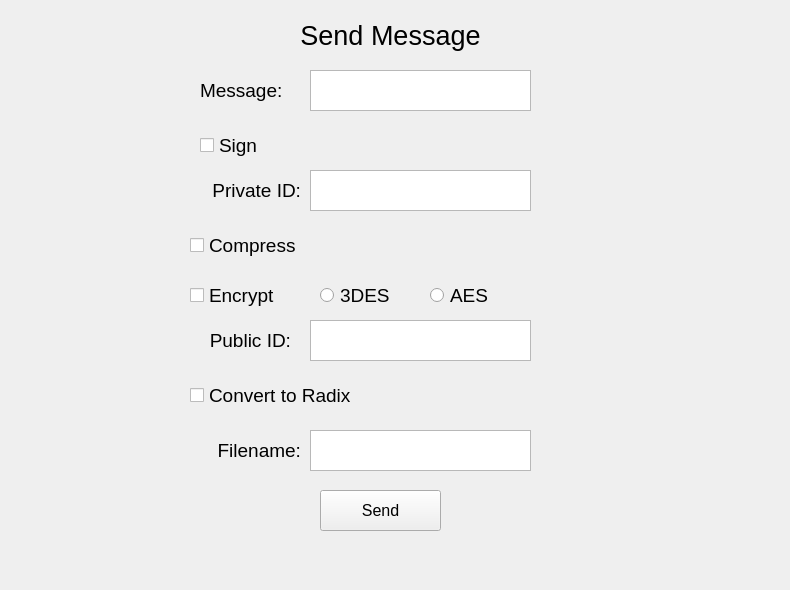
    <widget class="QWidget" name="sendMessageTab">
     <attribute name="title">
      <string>Send Message</string>
     </attribute>
     <widget class="QTextEdit" name="sendMessageInputText">
      <property name="geometry">
       <rect>
        <x>310</x>
        <y>70</y>
        <width>221</width>
        <height>41</height>
       </rect>
      </property>
      <property name="font">
       <font>
        <pointsize>12</pointsize>
        <weight>50</weight>
        <italic>false</italic>
        <bold>false</bold>
        <underline>false</underline>
        <kerning>true</kerning>
       </font>
      </property>
     </widget>
     <widget class="QLabel" name="sendMessageLabel2">
      <property name="geometry">
       <rect>
        <x>200</x>
        <y>70</y>
        <width>101</width>
        <height>41</height>
       </rect>
      </property>
      <property name="font">
       <font>
        <family>Arial</family>
        <pointsize>14</pointsize>
        <weight>50</weight>
        <italic>false</italic>
        <bold>false</bold>
        <underline>false</underline>
        <kerning>true</kerning>
       </font>
      </property>
      <property name="text">
       <string>Message:</string>
      </property>
     </widget>
     <widget class="QCheckBox" name="sendSignCheckBox">
      <property name="geometry">
       <rect>
        <x>200</x>
        <y>130</y>
        <width>81</width>
        <height>31</height>
       </rect>
      </property>
      <property name="font">
       <font>
        <pointsize>14</pointsize>
        <weight>50</weight>
        <italic>false</italic>
        <bold>false</bold>
        <underline>false</underline>
        <kerning>true</kerning>
       </font>
      </property>
      <property name="text">
       <string>Sign</string>
      </property>
     </widget>
     <widget class="QLabel" name="sendPrivateIDSignLabel">
      <property name="geometry">
       <rect>
        <x>190</x>
        <y>170</y>
        <width>111</width>
        <height>41</height>
       </rect>
      </property>
      <property name="font">
       <font>
        <family>Arial</family>
        <pointsize>14</pointsize>
        <weight>50</weight>
        <italic>false</italic>
        <bold>false</bold>
        <underline>false</underline>
        <kerning>true</kerning>
       </font>
      </property>
      <property name="text">
       <string>Private ID:</string>
      </property>
      <property name="alignment">
       <set>Qt::AlignRight|Qt::AlignTrailing|Qt::AlignVCenter</set>
      </property>
     </widget>
     <widget class="QTextEdit" name="sendSignPrivateIDInput">
      <property name="geometry">
       <rect>
        <x>310</x>
        <y>170</y>
        <width>221</width>
        <height>41</height>
       </rect>
      </property>
      <property name="font">
       <font>
        <pointsize>12</pointsize>
        <weight>50</weight>
        <italic>false</italic>
        <bold>false</bold>
        <underline>false</underline>
        <kerning>true</kerning>
       </font>
      </property>
      <property name="styleSheet">
       <string notr="true"/>
      </property>
     </widget>
     <widget class="QCheckBox" name="sendCompressCheckBox">
      <property name="geometry">
       <rect>
        <x>190</x>
        <y>230</y>
        <width>131</width>
        <height>31</height>
       </rect>
      </property>
      <property name="font">
       <font>
        <pointsize>14</pointsize>
        <weight>50</weight>
        <italic>false</italic>
        <bold>false</bold>
        <underline>false</underline>
        <kerning>true</kerning>
       </font>
      </property>
      <property name="text">
       <string>Compress</string>
      </property>
     </widget>
     <widget class="QCheckBox" name="sendEncryptCheckBox">
      <property name="geometry">
       <rect>
        <x>190</x>
        <y>280</y>
        <width>111</width>
        <height>31</height>
       </rect>
      </property>
      <property name="font">
       <font>
        <pointsize>14</pointsize>
        <weight>50</weight>
        <italic>false</italic>
        <bold>false</bold>
        <underline>false</underline>
        <kerning>true</kerning>
       </font>
      </property>
      <property name="text">
       <string>Encrypt</string>
      </property>
     </widget>
     <widget class="QTextEdit" name="sendEncryptPublicIDInputText">
      <property name="geometry">
       <rect>
        <x>310</x>
        <y>320</y>
        <width>221</width>
        <height>41</height>
       </rect>
      </property>
      <property name="font">
       <font>
        <pointsize>12</pointsize>
        <weight>50</weight>
        <italic>false</italic>
        <bold>false</bold>
        <underline>false</underline>
        <kerning>true</kerning>
       </font>
      </property>
     </widget>
     <widget class="QLabel" name="sendPublicIDEncryptLabel">
      <property name="geometry">
       <rect>
        <x>190</x>
        <y>320</y>
        <width>101</width>
        <height>41</height>
       </rect>
      </property>
      <property name="font">
       <font>
        <family>Arial</family>
        <pointsize>14</pointsize>
        <weight>50</weight>
        <italic>false</italic>
        <bold>false</bold>
        <underline>false</underline>
        <kerning>true</kerning>
       </font>
      </property>
      <property name="text">
       <string>Public ID:</string>
      </property>
      <property name="alignment">
       <set>Qt::AlignRight|Qt::AlignTrailing|Qt::AlignVCenter</set>
      </property>
     </widget>
     <widget class="QRadioButton" name="send3DESRadioButton">
      <property name="geometry">
       <rect>
        <x>320</x>
        <y>280</y>
        <width>91</width>
        <height>31</height>
       </rect>
      </property>
      <property name="font">
       <font>
        <pointsize>14</pointsize>
        <weight>50</weight>
        <italic>false</italic>
        <bold>false</bold>
        <underline>false</underline>
        <kerning>true</kerning>
       </font>
      </property>
      <property name="text">
       <string>3DES</string>
      </property>
     </widget>
     <widget class="QRadioButton" name="sendAESRadioButton">
      <property name="geometry">
       <rect>
        <x>430</x>
        <y>280</y>
        <width>71</width>
        <height>31</height>
       </rect>
      </property>
      <property name="font">
       <font>
        <pointsize>14</pointsize>
        <weight>50</weight>
        <italic>false</italic>
        <bold>false</bold>
        <underline>false</underline>
        <kerning>true</kerning>
       </font>
      </property>
      <property name="text">
       <string>AES</string>
      </property>
     </widget>
     <widget class="QCheckBox" name="sendRadixCheckBox">
      <property name="geometry">
       <rect>
        <x>190</x>
        <y>380</y>
        <width>211</width>
        <height>31</height>
       </rect>
      </property>
      <property name="font">
       <font>
        <pointsize>14</pointsize>
        <weight>50</weight>
        <italic>false</italic>
        <bold>false</bold>
        <underline>false</underline>
        <kerning>true</kerning>
       </font>
      </property>
      <property name="text">
       <string>Convert to Radix</string>
      </property>
     </widget>
     <widget class="QPushButton" name="sendButton">
      <property name="geometry">
       <rect>
        <x>320</x>
        <y>490</y>
        <width>121</width>
        <height>41</height>
       </rect>
      </property>
      <property name="font">
       <font>
        <pointsize>12</pointsize>
        <weight>50</weight>
        <italic>false</italic>
        <bold>false</bold>
        <underline>false</underline>
        <kerning>true</kerning>
       </font>
      </property>
      <property name="text">
       <string>Send</string>
      </property>
     </widget>
     <widget class="QLabel" name="sendMessageLabel">
      <property name="geometry">
       <rect>
        <x>0</x>
        <y>10</y>
        <width>781</width>
        <height>51</height>
       </rect>
      </property>
      <property name="font">
       <font>
        <pointsize>20</pointsize>
       </font>
      </property>
      <property name="styleSheet">
       <string notr="true"/>
      </property>
      <property name="text">
       <string>Send Message</string>
      </property>
      <property name="alignment">
       <set>Qt::AlignCenter</set>
      </property>
     </widget>
     <widget class="QLabel" name="sendErrorLabel">
      <property name="geometry">
       <rect>
        <x>0</x>
        <y>540</y>
        <width>781</width>
        <height>41</height>
       </rect>
      </property>
      <property name="font">
       <font>
        <family>Arial</family>
        <pointsize>14</pointsize>
       </font>
      </property>
      <property name="text">
       <string/>
      </property>
      <property name="alignment">
       <set>Qt::AlignCenter</set>
      </property>
     </widget>
     <widget class="QLabel" name="sendFilenameLabel">
      <property name="geometry">
       <rect>
        <x>190</x>
        <y>430</y>
        <width>111</width>
        <height>41</height>
       </rect>
      </property>
      <property name="font">
       <font>
        <family>Arial</family>
        <pointsize>14</pointsize>
        <weight>50</weight>
        <italic>false</italic>
        <bold>false</bold>
        <underline>false</underline>
        <kerning>true</kerning>
       </font>
      </property>
      <property name="text">
       <string>Filename:</string>
      </property>
      <property name="alignment">
       <set>Qt::AlignRight|Qt::AlignTrailing|Qt::AlignVCenter</set>
      </property>
     </widget>
     <widget class="QTextEdit" name="sendFilenameInputText">
      <property name="geometry">
       <rect>
        <x>310</x>
        <y>430</y>
        <width>221</width>
        <height>41</height>
       </rect>
      </property>
      <property name="font">
       <font>
        <pointsize>12</pointsize>
        <weight>50</weight>
        <italic>false</italic>
        <bold>false</bold>
        <underline>false</underline>
        <kerning>true</kerning>
       </font>
      </property>
     </widget>
    </widget>
